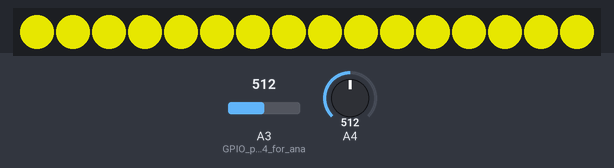
The sketch below on a simulated Arduino Nano, built with avr-gcc and run on an emulated ATmega328P. Parts: 16 RGB LEDs in strip order, left to right. Inputs (shaded band) come from the test bench; at power-on: A3 (GPIO_pins_3_and_4_for_ana) = 512, A4 = 512. Dim RGB values are drawn brighter than linear; what the sketch prints to the serial monitor is not drawn.

Above: at 1.2 s.
1.3 s: A3 (GPIO_pins_3_and_4_for_ana) set to 494
At 2.1 s:
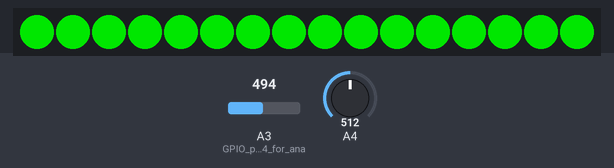
2.8 s: A4 set to 487
At 3.5 s:
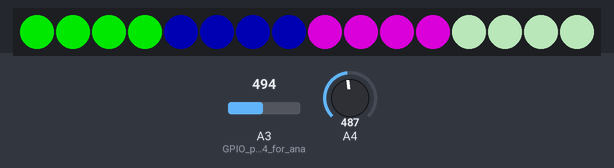
4.3 s: A3 (GPIO_pins_3_and_4_for_ana) set to 510
At 4.6 s:
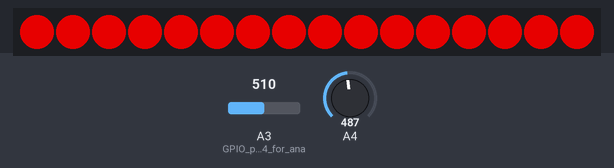
5.8 s: A4 set to 1023
At 6.8 s:
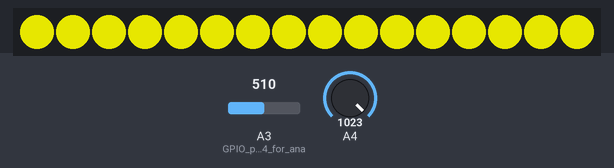
Timing chart, 0 to 8.3 s (numbered marks = the images above; inputs shaded):
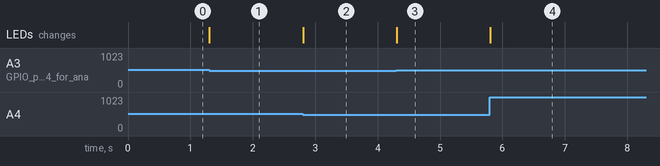

Measured:
- the behaviour switches between 501 and 500 on A3 (GPIO_pins_3_and_4_for_ana) (found by bisection; images 0 and 1)
- the behaviour switches between 501 and 500 on A4 (found by bisection; images 1 and 2)
- after the input at 1.3 s, the LEDs: change at once (image 1)
- after the input at 2.8 s, the LEDs: change at once (image 2)
- after the input at 4.3 s, the LEDs: change at once (image 3)
- after the input at 5.8 s, the LEDs: change at once (image 4)

The sketch:

djiledcontrol.ino
```cpp
// (licence header left out)
#include <Adafruit_NeoPixel.h>
//#include <math.h>
#define ARMS 4 // How many pixel segments (rings, pixels, strips)
#define RSNUM 4 //How may LED are in each segment
#define PNUM 16 //Number of pixels in total in your project
#define PIN 9 // LED output Pin (An easy pin to use considering the use of pin 10 and 11 from original code)

#define BRIGHTNESS 100 // brightness 0-255
#define STATICSPEED 30 // Placeholder for spin animation (not used here)

Adafruit_NeoPixel strip = Adafruit_NeoPixel(PNUM, PIN);

void setup() {
  Serial.begin(9600);
  strip.begin();
  strip.setBrightness(BRIGHTNESS);
  pinMode(A3, INPUT);  // GPIO pins 3 and 4 for analogRead
  pinMode(A4, INPUT);
}

unsigned long int getAnimationColor(word animationSpeed) {
  static const unsigned long int animationColors[] = {
    0x000000, 0x00FF00, 0xFF0000, 0xFFFF00       }; // colors of animation OFF, GREEN, RED, YELLOW
  static unsigned long int animationColor = 0x000000;
  // read Naza green led
  int sensorValue0 = analogRead(A4);  //Analog pin 4
  // read Naza red led
  int sensorValue1 = analogRead(A3);   //Analog pin 3

  byte animationColorIndex = (sensorValue0 > 500) + ((sensorValue1 > 500) << 1); // e.g., 1 + 2 = 3 (yellow), 0 + 2 = 2 (red)

  animationColor = animationColors[animationColorIndex];

  return animationColor;
}

void playAnimation(word animationSpeed, unsigned long int animationColor) {
    playNoAnimation(animationColor);
}

void playNoAnimation(unsigned long int animationColor) {
  for (byte i = 0; i< RSNUM; i++) {

// This shows all front/back directional colors, which all flash NAZA lights when lit up

    if (animationColor != 0x000000) {   // Assign led segments to Naza Blink if not-black
      strip.setPixelColor(i, animationColor);       // Back right led segment
      strip.setPixelColor(i+RSNUM, animationColor);    // Front right led segment
      strip.setPixelColor(i+(RSNUM*2), animationColor);    // Front left led segment
      strip.setPixelColor(i+(RSNUM*3), animationColor);    // Back left led segment
    }

    else {                                         // otherwise assigns led segments to directional color
      strip.setPixelColor(i ,0x00FF00);        // #1 Back right led segment
      strip.setPixelColor(i+RSNUM ,0x000055); // #2 back right led segment
      strip.setPixelColor(i+(RSNUM*2), 0xCC00CC);     // Front right led segment
      strip.setPixelColor(i+(RSNUM*3), 0xCCFFCC);     //Front left led segment
    }
 }

  strip.setBrightness(180);
  strip.show();
}

void loop() {
  unsigned long int animationColor = getAnimationColor(STATICSPEED);
  playAnimation(STATICSPEED, animationColor);

  //Extra serial readout to help DEBUG
   // read the input pin:
  int LED1State = analogRead(A3);
  int LED2State = analogRead(A4);
  // print out the state of the LED input:
  Serial.println(LED1State,"LED1");
  delay(1);
    Serial.println(LED2State,"LED2");
  delay(1);

  //DEBUG END

}
```
